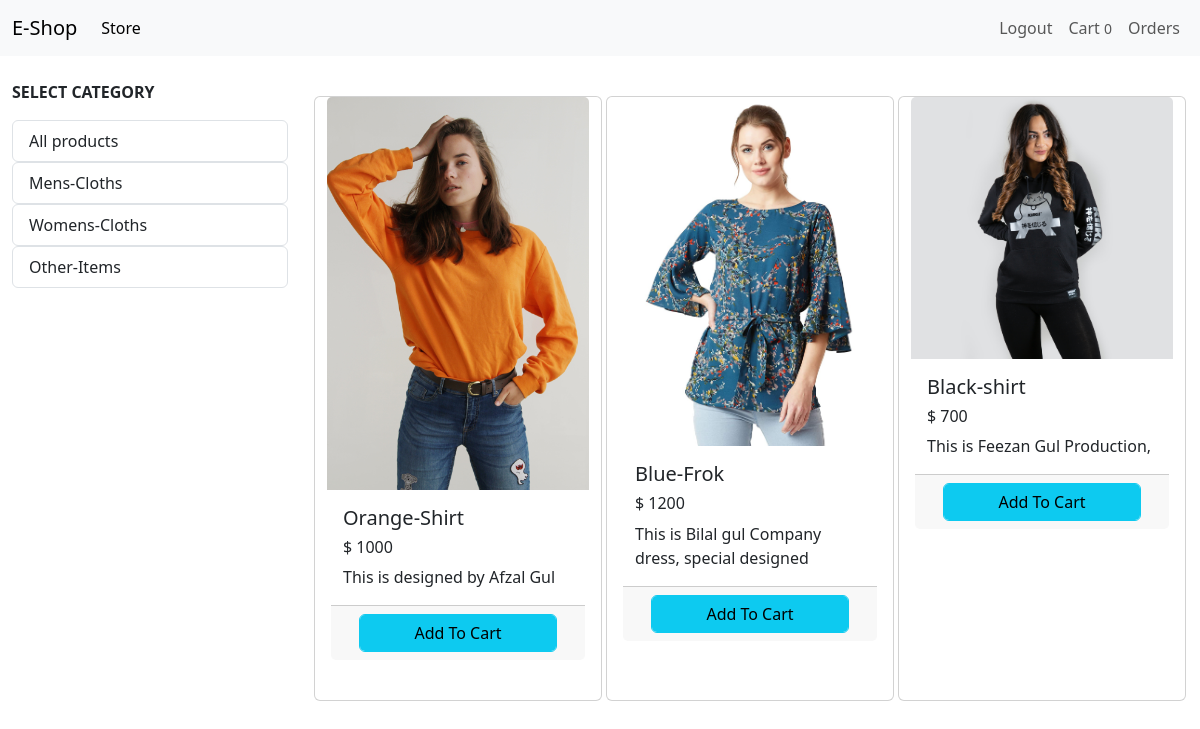
The app's page /?category=2 (signed in) with its own data.
### store/models/category.py (models this page shows, shortened)
class Category (models.Model):
    name=models.CharField(max_length=50)

### store/models/product.py (models this page shows, shortened)
class Product (models.Model):
    name=models.CharField(max_length=50)
    price=models.IntegerField(default=0)
    description=models.TextField()
    category=models.ForeignKey(Category,on_delete=models.CASCADE,default=1)
    image=models.ImageField(upload_to="uploads/products")
    @staticmethod
    def get_all_products_by_id (category_id):
        if category_id:
            return Product.objects.filter(category=category_id)
        else:
            return Product.get_all_products()

### store/views/home.py (the view, shortened to what this page needs)
# urls.py: path("",Index.as_view(),name="home"),
class Index (View):
    def get(self,request):
        data={}
        product=None
        category=Category.objects.all()
        categoryid=request.GET.get("category")
        if categoryid:
            product=Product.get_all_products_by_id(categoryid)
        else:
            product=Product.get_all_products()
        data={
            "product":product,
            "category":category,
        }
        return render (request,"index.html",data)

### store/templatetags/customfilter.py (called while the page is built)
@register.filter(name="currency")
def currency (number):
    return "$ "+str(number)

### store/templates/index.html (shortened to what this page needs)
{% extends "base.html" %}
{% block content %}
{% load cart %}
{% load customfilter %}
<div class="container-fluid mt-4">
  <div class="row">
  <div class="col-lg-3">
    <p><b>SELECT CATEGORY</b></p>
    <div class="list-group">
      <a href="/" class="list-group-item">All products</a>
    </div>
    {% for cat in category %}
    <div class="list-group">
      <a href="/?category={{cat.id}}" class="list-group-item"> {{cat.name}} </a>
    </div>
    {% endfor %}
  </div>
  <div class="col-lg-9">
    <div class="row mx-auto">
      {% for product in product %}
      <div class="card mx-auto mt-3 mb-3" id={{product.id}} style="width: 18rem;">
        <img src={{product.image.url}} class="card-img-top" alt="...">
        <div class="card-body">
          <h5 class="card-title">{{product.name}}</h5>
          <h6 class="card-text">{{product.price|currency}}</h6>
          <p class="card-text">{{product.description}}</p>
          <div class="card-footer p=0 row no-gutters ">
            {% if product|is_in_cart:request.session.cart %}
                <form action="/#{{product.id}}" method="POST" class="col-lg-2">
                  {% csrf_token %}
                  <input hidden type="text" name="product" value={{product.id}} >
                  <input hidden type='text' name='remove' value='True'>
                  <input type="submit" value=" - " class=" btn btn-block btn-secondary">
                </form>
                <div class="text-center col">{{product|cart_count:request.session.cart}} in Cart</div>
                <form action="/#{{product.id}}" method="POST" class="col-lg-2">
                  {% csrf_token %}
                  <input hidden name="product" value={{product.id}} >
                  <input type="submit" value=" + " class=" btn btn-block btn-secondary">
                </form>
            {% else %}
              <form action="/#{{product.id}}" method="POST" class="">
                <input type="submit" class="btn btn-info form-control" name="" id="" value="Add To Cart">
              </form>
            {% endif %}
          </div>
        </div>
        <br>
      </div>
      {% endfor %}
  </div>
  </div>
  </div>
</div>
{% endblock  %}

### records on screen
Category: name "Mens-Cloths"
Category: name "Womens-Cloths"
Category: name "Other-Items"
Product: image (picture), name "Orange-Shirt", price "$ 1000", description "This is designed by Afzal Gul"
Product: image (picture), name "Blue-Frok", price "$ 1200", description "This is Bilal gul Company dress, special designed"
Product: image (picture), name "Black-shirt", price "$ 700", description "This is Feezan Gul Production,"

### other values on screen
{{ request.session.cart.keys|length }} "0"
